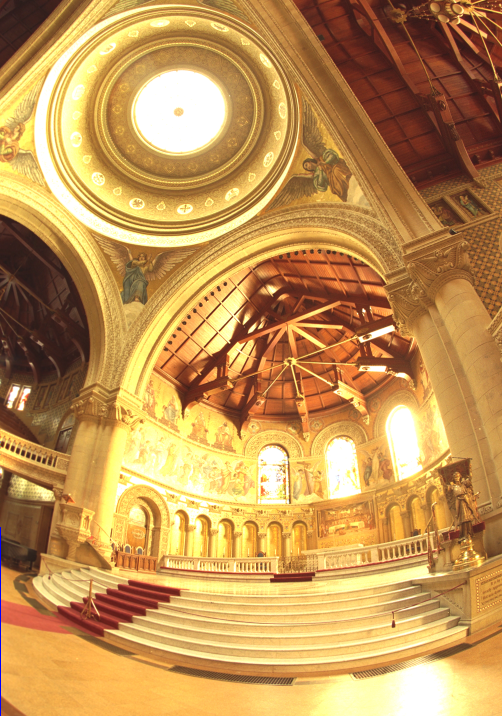
#> input picture Images/Chapel/16_1.png, 502 x 716 px; its folder holds 4 pictures in this run
$ python main.py
#> lines starting #> are read from the running program, lines starting #| are printed output that depends on the picture
### Code/utils.py

#utils for the radiance mapping
from collections.abc import Iterable
from copy import deepcopy
import numpy as np
#Weights class created to speed up the gsolve function
class Weights():
    def __init__(self, Zmax=None, Zmin=None):
        self.Zmax = Zmax
        self.Zmin = Zmin
        self.Zavg = .5*(self.Zmax+self.Zmin)

    def __getitem__(self, z):
        if isinstance(z, Iterable):
            cpy = deepcopy(z)
            leq = np.where(z<=self.Zavg)
            g = np.where(z>self.Zavg)
            cpy[leq] = cpy[leq] - self.Zmin
            cpy[g] =  -1*cpy[g] + self.Zmax
            return cpy

        if z<=self.Zavg:
            return z-self.Zmin
        else:
            return self.Zmax-z

### Code/gsolve.py
"""Solve for imaging system response function.

 Given a set of pixel values observed for several pixels in several
 images with different exposure times, this function returns the
 imaging system’s response function g as well as the log film irradiance
 values for the observed pixels.

 Assumes:

 Zmin = 0
 Zmax = 255

 Arguments:

 Z(i,j) is the pixel values of pixel location number i in image j
 B(j) is the log delta t, or log shutter speed, for image j
 lambda_ is lamdba, the constant that determines the amount of smoothness
 w(z) is the weighting function value for pixel value z

 Returns:

 g(z) is the log exposure corresponding to pixel value z
 lE(i) is the log film irradiance at pixel location i
"""
import numpy as np

def gsolve(Z, B, lambda_, w):

	Zmax = 255

	n = Zmax + 1
	num_px, num_im = Z.shape
	A = np.zeros((num_px * num_im + n, n + num_px))
	b = np.zeros((A.shape[0]))

	# include the data fitting equations
	k = 0
	for i in range(num_px):
		for j in range(num_im):
			wij = w[Z[i,j]]
			A[k, Z[i,j]] = wij
			A[k, n+i] = -wij
			b[k] = wij * B[j]
			k += 1

	# fix the curve by setting its middle value to 0
	A[k, n//2] = 1
	k += 1

	# include the smoothness equations
	for i in range(n-2):
		A[k, i]= lambda_ * w[i+1]
		A[k, i+1] = -2 * lambda_ * w[i+1]
		A[k, i+2] = lambda_ * w[i+1]
		k += 1

	# solve the system using LLS
	output = np.linalg.lstsq(A, b, rcond= None)
	x = output[0]
	g = x[:n]
	lE = x[n:]

	return [g, lE]

### Code/main.py
import numpy as np
import matplotlib.pyplot as plt
import os
import cv2
from gsolve import gsolve
from utils import *
from skimage.filters import gaussian
import matplotlib.colors as clrs
# Based on code by James Tompkin
#
# reads in a directory and parses out the exposure values
# files should be named like: "xxx_yyy.jpg" where
# xxx / yyy is the exposure in seconds.
def ParseFiles(calibSetName, dir):
#> called with calibSetName = 'Chapel', dir = '../Images/'
    imageNames = os.listdir(os.path.join(dir, calibSetName))

    filePaths = []
    exposures = []

    for imageName in imageNames:
        exposure = imageName.split('.')[0].split('_')
        exposures.append(int(exposure[0]) / int(exposure[1]))
        filePaths.append(os.path.join(dir, calibSetName, imageName))

    # sort by exposure
    sortedIndices = np.argsort(exposures)[::-1]
    filePaths = [filePaths[i] for i in sortedIndices]
    exposures = [exposures[i] for i in sortedIndices]

    return filePaths, exposures

# Setting up the input output paths and the parameters
inputDir = '../Images/'
outputDir = '../Results/'

_lambda = 50
gamma = .2
std_dev = 1

calibSetName = 'Chapel'
#calibSetName = 'Office'

# Parsing the input images to get the file names and corresponding exposure
# values
filePaths, exposures = ParseFiles(calibSetName, inputDir)

#going to start with one file
index = 0
""" Task 1 """
# Choosing the pixel locations
images = []
for file in (filePaths):
    images.append(plt.imread(file)*255) #gets it in range from 0-255
images = np.asarray(images, dtype = np.uint8)
pixels = np.random.randint(0, (images[0].shape[0], images[0].shape[1]), size = (int(5*256/(len(filePaths)-1)), 2))
# Sample the images
# Create the triangle function
# Recover the camera response function (CRF) using Debevec's optimization code (gsolve.m)
colors = ['red', 'green', 'blue']
g = np.zeros((images.shape[-1], 256), dtype = float) #Pixel Values
for channel in range(images.shape[-1]):
    Z = np.zeros((len(pixels), len(images)), dtype = int) #Pixel Values of locations in j
    for p in range(len(pixels)):
        for i in range(len(images)):
            Z[p, i] = images[i][pixels[p][0]][pixels[p][1]][channel]

    Zmax = 255
    Zmin = 0

    # Calculate the log shutter speed
    B = np.log(exposures) #Log Shutter Speed for an image, j
    W = Weights(Zmax, Zmin) #Weight for pixel value Z (according to EQ 4, debevec)
    g[channel], le = gsolve(Z, B, _lambda, W)
    plt.plot(g[channel], range(256), color = colors[channel], linewidth = 2)
plt.title("CRF")
plt.show()
#> figure, not shown here; curve peaks at x = 2.67, y = 255

""" Task 2 """
#Reconstructing the radiance from the CRF and the input images
radiance = np.zeros(images[0].shape)
weightsSum  = np.zeros(images[0].shape)
for chan in range(images.shape[-1]):
    for img in range(len(filePaths)):
        holder = (W[images[img][:,:,chan]])
        radiance[:, :, chan] += (holder* (g[chan, images[img, :, :, chan]] - B[img])).reshape(images[0].shape[:2])
        weightsSum[:, :, chan] += holder
#> this loop made 3 passes
#> pass 1, in __getitem__ (call 7400), `cpy = deepcopy(z)`:
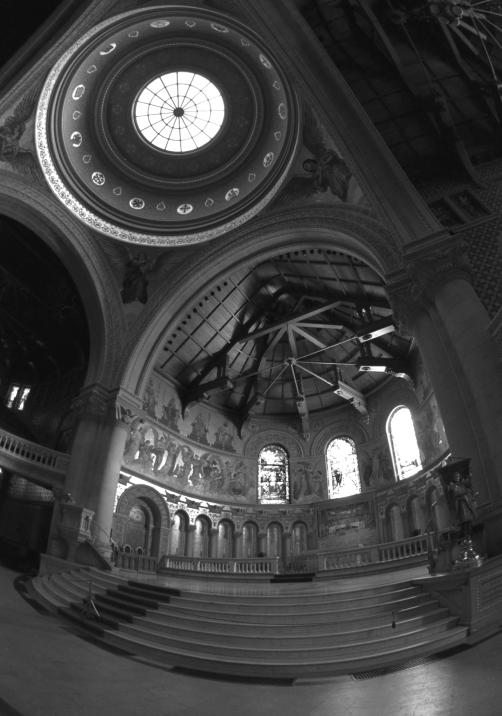
#> cpy: shape (716, 502); min 12, max 255, mean 63.9
#> pass 1, in __getitem__ (call 7401), `cpy = deepcopy(z)`:
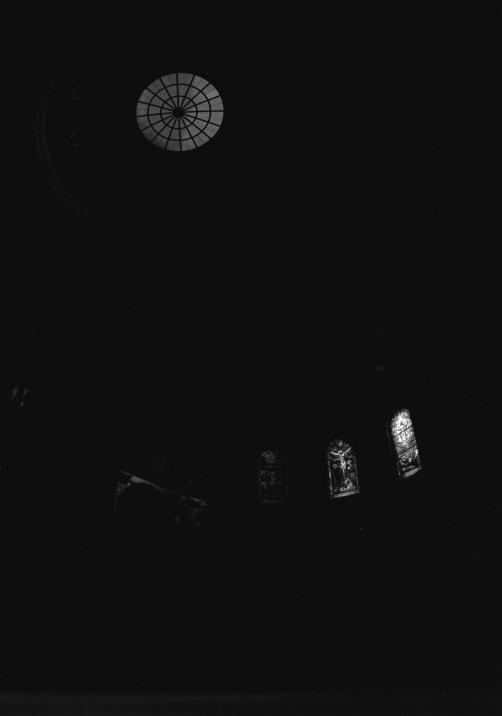
#> cpy: shape (716, 502); min 10, max 255, mean 15.1
#> after the loop:
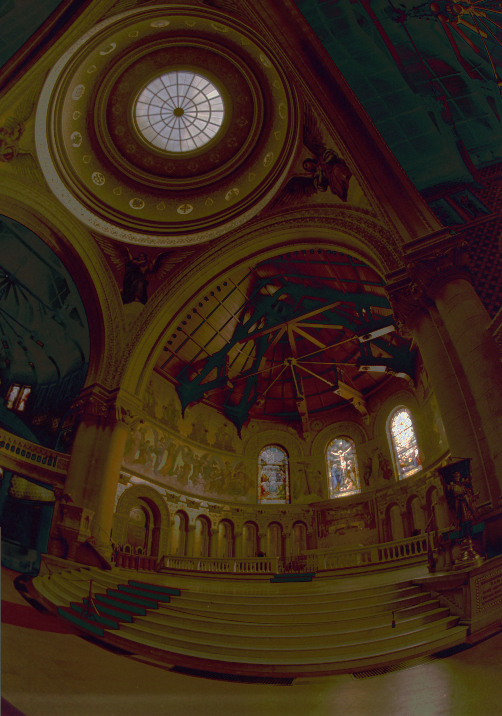
#> radiance: shape (716, 502, 3) float64; mean of channels 0, 1, 2 -260.1, -374.5, -460.7; drawn with min black and max white
#> after the loop:
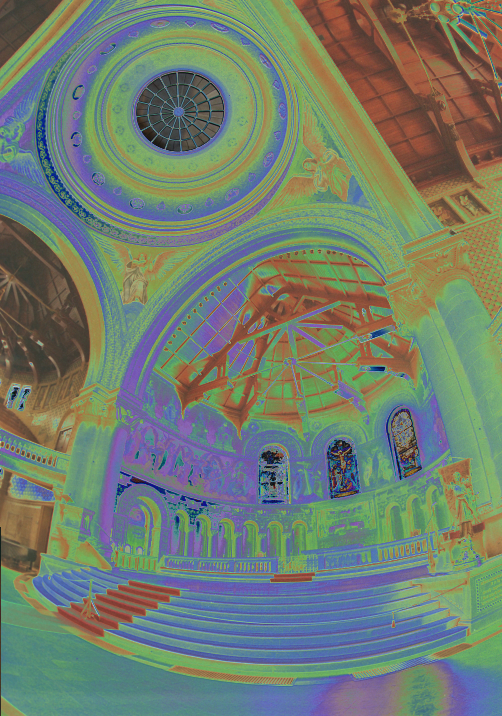
#> weightsSum: shape (716, 502, 3) float64; mean of channels 0, 1, 2 131.6, 143.2, 129.6; drawn with min black and max white

weightsSum[weightsSum == 0] = 1e-100
for chan in range(images.shape[-1]):
    radiance[:, :, chan]/=weightsSum[:,:, chan]
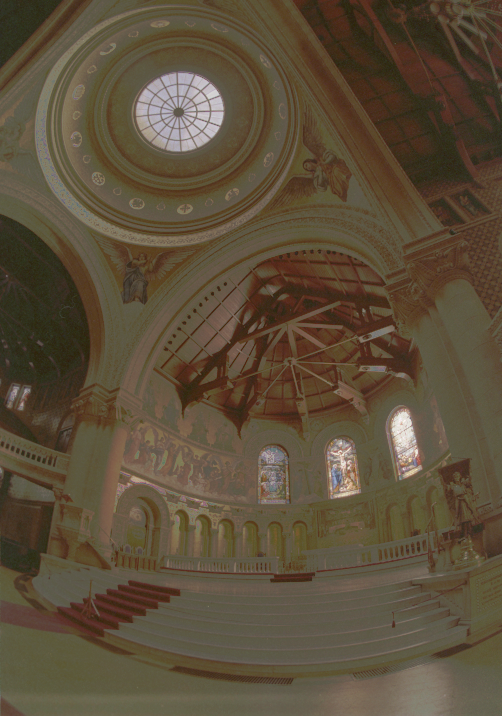
#> radiance: shape (716, 502, 3) float64; mean of channels 0, 1, 2 -1.93, -2.65, -3.76; drawn with min black and max white

radiance = np.exp(radiance)

rad1D = radiance[:, :, 0] + radiance[:, :, 1] + radiance[:, :,2]
plt.imshow(rad1D, cmap="jet", norm=clrs.LogNorm(vmin=radiance.min(), vmax=radiance.max()))
cbar = plt.colorbar()
plt.title('Radiance')
plt.show()

""" Task 3 """
# Perform both local and global tone-mapping
#Global Tone Mapping
globTone = (radiance/np.max(radiance))**(.1)
plt.imshow(globTone)
plt.title('Global Tone Mapping')
plt.show()


#Local Tone Mapping
intensity = np.zeros(radiance.shape[-1])
#> intensity = [0, 0, 0]
chrominance = np.zeros(radiance.shape)
intensity = np.mean(radiance, axis = -1)
intensity = np.abs(intensity)
for chan in range(images.shape[-1]):
    chrominance[:,:,chan] = radiance[:,:,chan]/intensity #[:,:,chan]
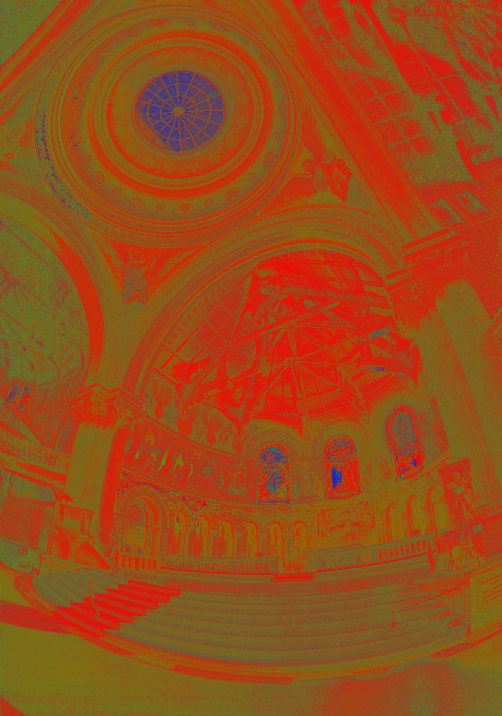
#> chrominance: shape (716, 502, 3) float64; mean of channels 0, 1, 2 1.79, 0.896, 0.314; drawn with min black and max white

lInt = np.log2(intensity) #the average of the color channels would be three digits, I think this refers to chrominance
lIntFilt = gaussian(lInt, std_dev)

detail = lInt - lIntFilt
lIntFilt = (lIntFilt - np.max(lIntFilt))*(4/(np.max(lIntFilt) - np.min(lIntFilt))) #4 is an arbitrary scalar selected from the doc

lItensity = np.power(2, lIntFilt+detail)
out = np.zeros(radiance.shape)
for chan in range(images.shape[-1]):
    out[:, :, chan] = chrominance[: ,:, chan]*lItensity
out = out**(.5)
plt.imshow(out)
plt.title('Local Tone Mapping')
plt.show()
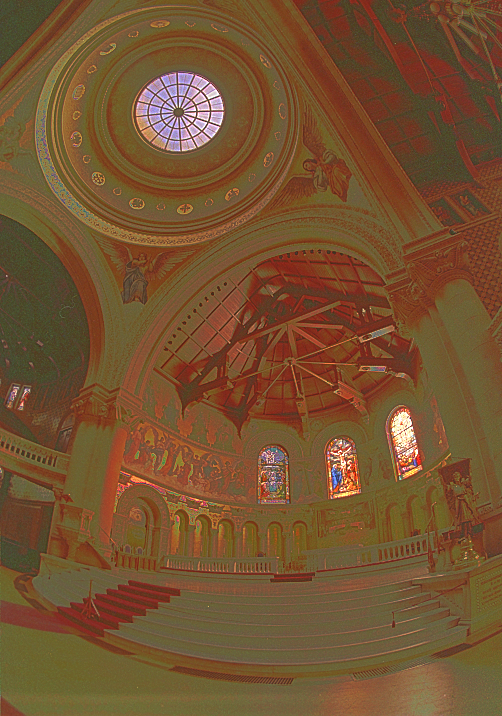
#> shown: shape (716, 502, 3) float64; mean R, G, B 0.461, 0.326, 0.194
